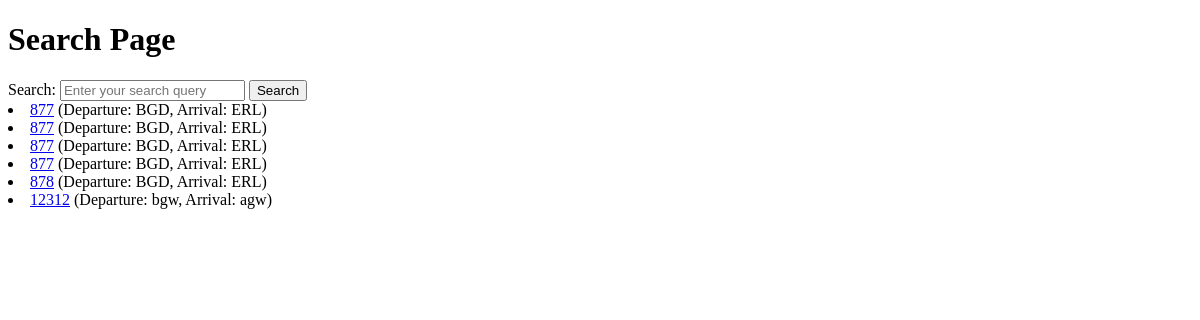
Before: /search_view/ with the older database file.
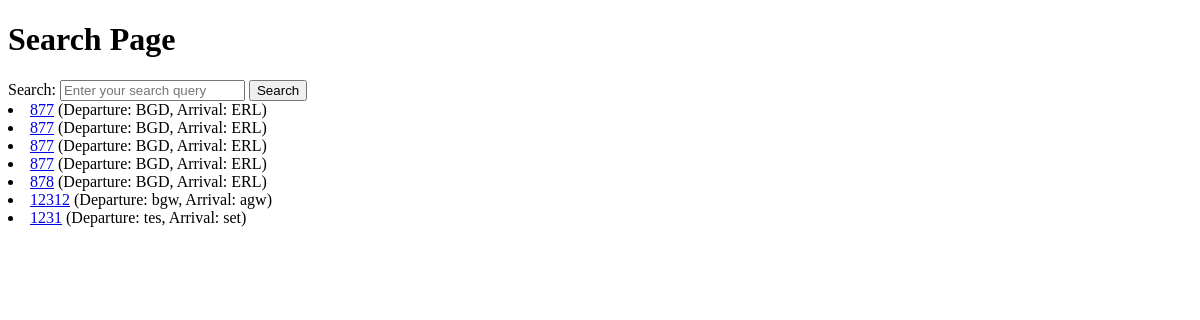
After: the same page with the newer database file.
### flights/models.py (models this page shows, shortened)
class Flight(models.Model):
    flight_number = models.CharField(max_length=10)
    departure_airport = models.CharField(max_length=3)
    arrival_airport = models.CharField(max_length=3)
    available_seats = models.PositiveIntegerField(default=125)
    max_seats = models.PositiveIntegerField(default=125)
    ticket_price = models.DecimalField(max_digits=10, decimal_places=2)
    departure_time = models.DateTimeField()
    arrival_time = models.DateTimeField()

### flights/views.py (the view)
# urls.py: path('search_view/', views.search_view, name='search_view'),
def search_view(request):
    query = request.GET.get('q')
    if query:
        flights = Flight.objects.filter(
            Q(flight_number__icontains=query) |
            Q(departure_airport__icontains=query) |
            Q(arrival_airport__icontains=query)
        )
    else:
        flights = Flight.objects.all()
    return render(request, 'search.html', {'flights': flights})

### flights/templates/search.html (shortened to what this page needs)
<!DOCTYPE html>
<html>
<head>
</head>
<body>
    <h1>Search Page</h1>
    <form method="GET" action="{% url 'search_view' %}">
        <label for="search_query">Search:</label>
        <input type="text" id="search_query" name="q" placeholder="Enter your search query">
        <button type="submit">Search</button>
                    {% for flight in flights %}
            <li>
                <a href="{% url 'flight_detail' flight.id %}">{{ flight.flight_number }}</a>
                (Departure: {{ flight.departure_airport }}, Arrival: {{ flight.arrival_airport }})
            </li>
        {% empty %}
            <p>No flights match the search query.</p>
        {% endfor %}
    </form>
</body>
</html>

Changed rows visible on the page:
added Flight: flight_number "1231", departure_airport "tes", arrival_airport "set"
